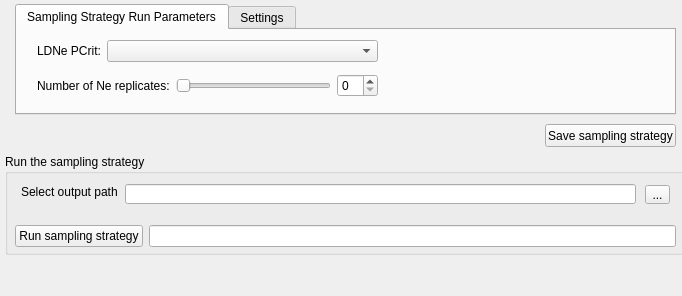
      <widget class="QWidget" name="page_9">
       <property name="geometry">
        <rect>
         <x>0</x>
         <y>0</y>
         <width>682</width>
         <height>296</height>
        </rect>
       </property>
       <attribute name="label">
        <string>Page 7 - Run or re-run the current Sampling Strategy</string>
       </attribute>
       <widget class="QFrame" name="frame_7">
        <property name="geometry">
         <rect>
          <x>-5</x>
          <y>-11</y>
          <width>691</width>
          <height>316</height>
         </rect>
        </property>
        <property name="frameShape">
         <enum>QFrame::StyledPanel</enum>
        </property>
        <property name="frameShadow">
         <enum>QFrame::Raised</enum>
        </property>
        <widget class="QGroupBox" name="groupBox_9">
         <property name="geometry">
          <rect>
           <x>10</x>
           <y>165</y>
           <width>681</width>
           <height>101</height>
          </rect>
         </property>
         <property name="title">
          <string>Run the sampling strategy</string>
         </property>
         <widget class="QLabel" name="label_32">
          <property name="geometry">
           <rect>
            <x>16</x>
            <y>30</y>
            <width>101</width>
            <height>16</height>
           </rect>
          </property>
          <property name="text">
           <string>Select output path</string>
          </property>
         </widget>
         <widget class="QToolButton" name="toolButton_5">
          <property name="geometry">
           <rect>
            <x>640</x>
            <y>31</y>
            <width>25</width>
            <height>19</height>
           </rect>
          </property>
          <property name="text">
           <string>...</string>
          </property>
         </widget>
         <widget class="QLineEdit" name="lineEdit_17">
          <property name="geometry">
           <rect>
            <x>120</x>
            <y>30</y>
            <width>511</width>
            <height>20</height>
           </rect>
          </property>
         </widget>
         <widget class="QWidget" name="layoutWidget">
          <property name="geometry">
           <rect>
            <x>10</x>
            <y>70</y>
            <width>661</width>
            <height>25</height>
           </rect>
          </property>
          <layout class="QHBoxLayout" name="horizontalLayout_39">
           <item>
            <widget class="QPushButton" name="pushButton_12">
             <property name="text">
              <string>Run sampling strategy</string>
             </property>
            </widget>
           </item>
           <item>
            <widget class="QLineEdit" name="lineEdit_15"/>
           </item>
          </layout>
         </widget>
        </widget>
        <widget class="QPushButton" name="pushButton_10">
         <property name="geometry">
          <rect>
           <x>550</x>
           <y>135</y>
           <width>131</width>
           <height>23</height>
          </rect>
         </property>
         <property name="text">
          <string>Save sampling strategy</string>
         </property>
        </widget>
        <widget class="QTabWidget" name="tabWidget_5">
         <property name="geometry">
          <rect>
           <x>20</x>
           <y>15</y>
           <width>661</width>
           <height>111</height>
          </rect>
         </property>
         <property name="currentIndex">
          <number>0</number>
         </property>
         <widget class="QWidget" name="tab_16">
          <attribute name="title">
           <string>Sampling Strategy Run Parameters</string>
          </attribute>
          <widget class="QWidget" name="layoutWidget_21">
           <property name="geometry">
            <rect>
             <x>20</x>
             <y>40</y>
             <width>341</width>
             <height>31</height>
            </rect>
           </property>
           <layout class="QHBoxLayout" name="horizontalLayout_42">
            <item>
             <widget class="QLabel" name="label_67">
              <property name="text">
               <string>Number of Ne replicates:</string>
              </property>
             </widget>
            </item>
            <item>
             <widget class="QSlider" name="horizontalSlider_54">
              <property name="orientation">
               <enum>Qt::Horizontal</enum>
              </property>
             </widget>
            </item>
            <item>
             <widget class="QSpinBox" name="spinBox_46"/>
            </item>
           </layout>
          </widget>
          <widget class="QWidget" name="layoutWidget_22">
           <property name="geometry">
            <rect>
             <x>20</x>
             <y>10</y>
             <width>341</width>
             <height>22</height>
            </rect>
           </property>
           <layout class="QHBoxLayout" name="horizontalLayout_50">
            <item>
             <widget class="QLabel" name="label_28">
              <property name="sizePolicy">
               <sizepolicy hsizetype="Fixed" vsizetype="Preferred">
                <horstretch>0</horstretch>
                <verstretch>0</verstretch>
               </sizepolicy>
              </property>
              <property name="text">
               <string>LDNe PCrit:</string>
              </property>
             </widget>
            </item>
            <item>
             <widget class="QComboBox" name="comboBox_13"/>
            </item>
           </layout>
          </widget>
         </widget>
         <widget class="QWidget" name="tab_17">
          <attribute name="title">
           <string>Settings</string>
          </attribute>
         </widget>
        </widget>
       </widget>
      </widget>
